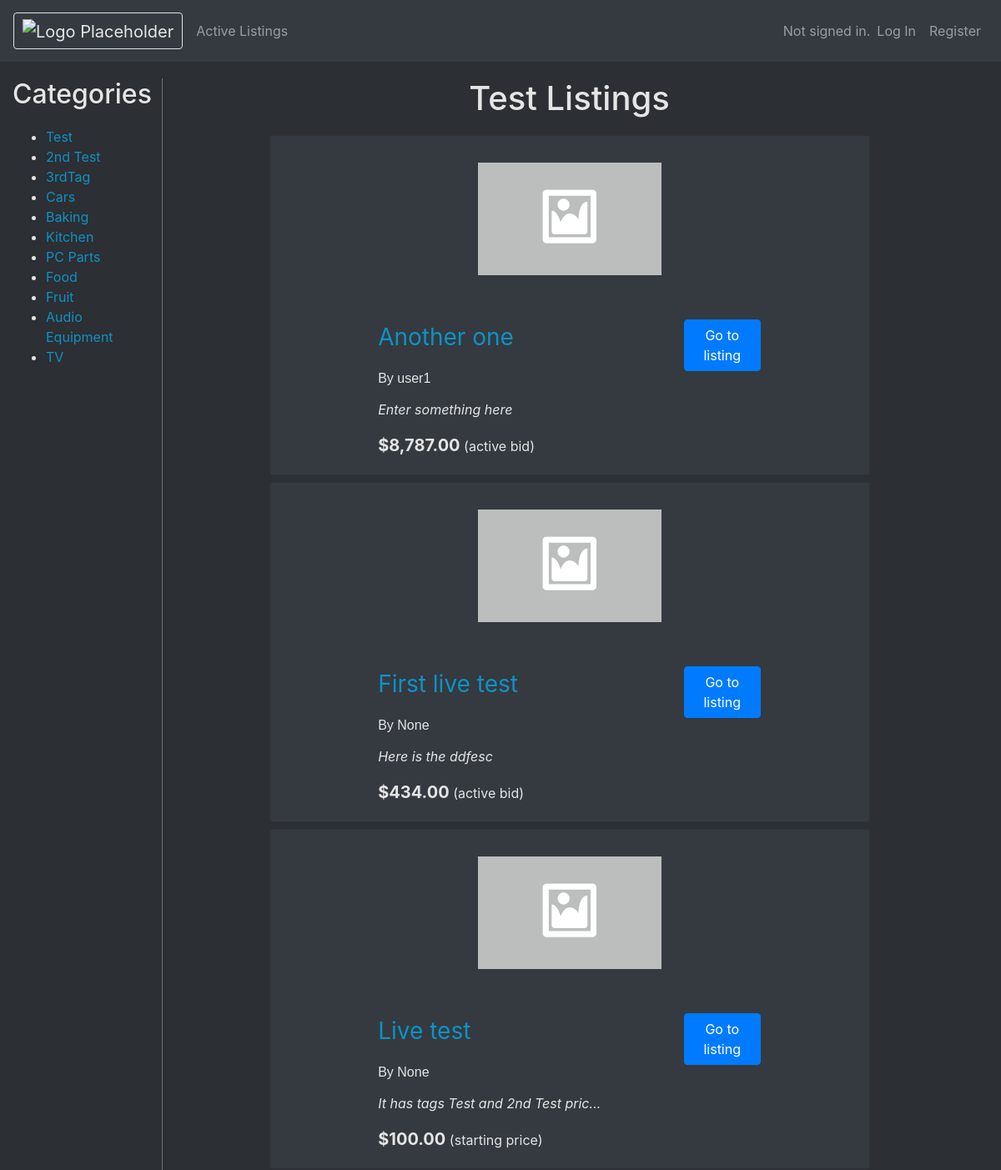
The page /search/Test (upper part) on the database as committed earlier.
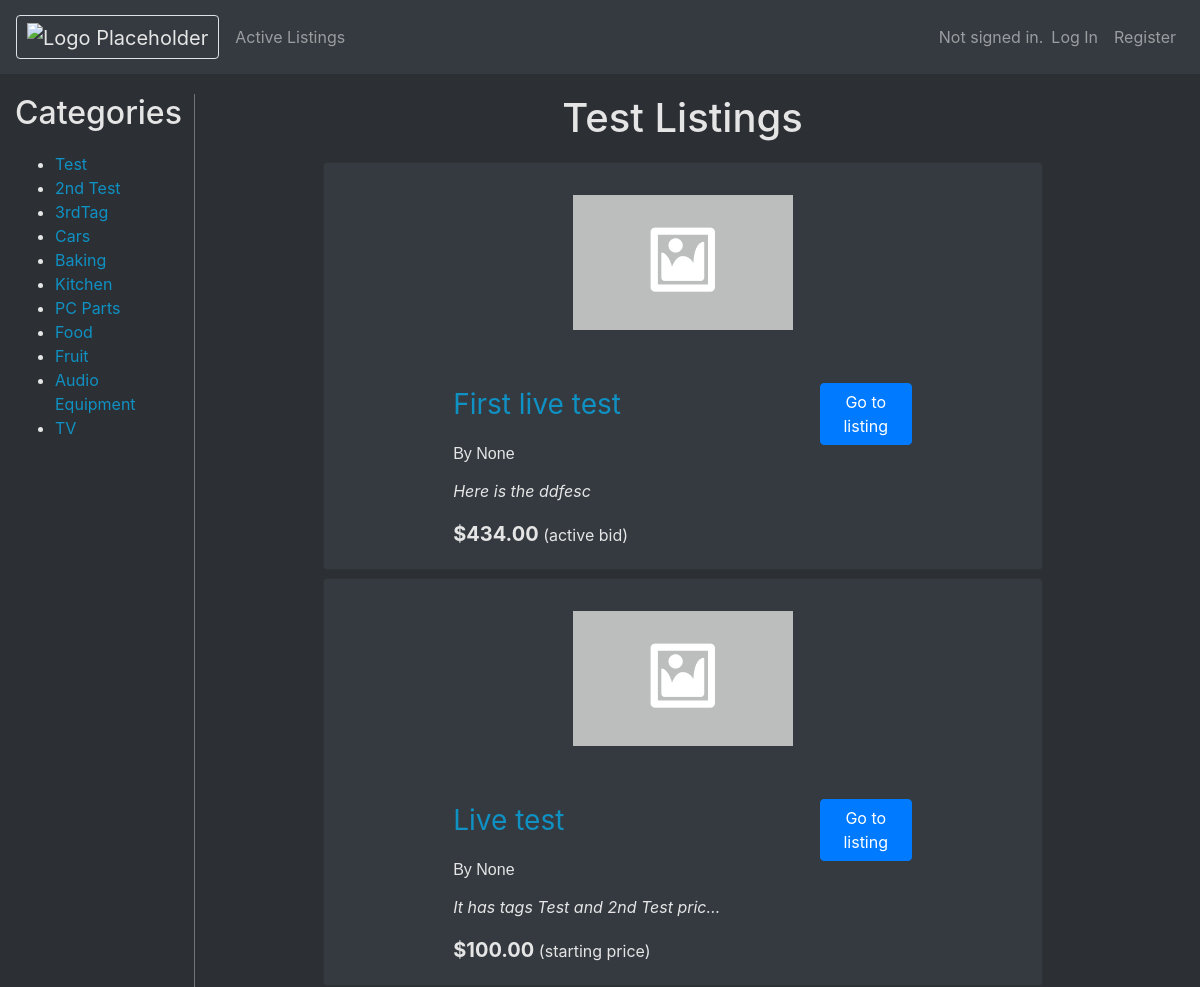
The same page on the database as committed later.
### auctions/models.py (models this page shows)
class Category(models.Model):
    tag = models.CharField(max_length=35)
    def __str__(self):
        return self.tag

class Listing(models.Model):
    creator = models.ForeignKey(User, null=True, blank=True, on_delete=models.CASCADE, related_name="userListings")
    title = models.CharField(max_length=50)
    description = models.TextField(max_length=1000, default="")
    price = models.FloatField(default=0)
    isActive = models.BooleanField(default=True)
    photoUrl = models.URLField(blank=True, null=True)
    highestBid = models.FloatField(blank=True, max_length=11, null=True)
    categories = models.ManyToManyField(Category, related_name="categories")
    def __str__(self):
        return self.title
    def usd(self):
        return f"${self.price:,.2f}"
    def usdBid(self):
        return f"${self.highestBid:,.2f}"

class User(AbstractUser):
    watchlist = models.ManyToManyField("Listing", related_name="watchlisted")
    pass

### auctions/views.py (the view)
# urls.py: path("search/<str:search>", views.displayCategory, name="search"),
def displayCategory(request, search):
        try:
            categories = Category.objects.all()
            tag = Category.objects.get(tag=search)
            filterArgs = { 'categories': tag, 'isActive': True}
            taggedListings = Listing.objects.filter(**filterArgs)
        except Exception as error:
            return render(request, "auctions/error.html", {
                "error": error
            })
        return render(request, "auctions/displayCategory.html", {
            "taggedListings": taggedListings,
            "categories": categories,
            "displayCategory": search
        })

### auctions/templates/auctions/displayCategory.html
{% extends "auctions/layout.html" %}
{% block body %}
<div class="row col">
    <div class="col-2 border-right border-secondary">
        <h2 class="categories-Sidebar">Categories</h2>
        <ul>
            {% for category in categories %}
                <li><a href="{% url 'search' search=category %}"> {{ category }} </a></li>
            {% endfor %}
        </ul>
    </div>
    <main class="col-8 bd-content offset-md-1">
        <h1 class="listing-page-title">{{ displayCategory }} Listings</h1>
        {% for listing in taggedListings %}
        <div class="container-fluid">
            <div class="card text-white bg-dark mb-2">
                <div class="row justify-content-center">
                    <div class="listing-img-container col-sm-2">
                        {% if listing.photoUrl %}
                        <img class="listing-img card-img-top" src="{{ listing.photoUrl }}" alt="{{ listing }} image">
                        {% else %}
                        {% load static %}
                        <img class="listing-img card-img-top" src="{% static 'auctions/placeholder.png' %}" alt="{{ listing }} image">
                        {% endif %}
                    </div>
                    <div class="card-body col-sm-8">
                        <div class="row">
                            <div class="col-9 justify-content-start">
                                <a class="card-title listing-title" href="{% url 'listing' id=listing.id %}">{{ listing }}</a>
                            </div>
                            <div class="col-3 justify-content-end">
                                <a href="{% url 'listing' id=listing.id %}"  class="btn btn-primary">Go to listing</a>
                            </div>
                        </div>
                    <p style="font: caption;">By {{ listing.creator }}</p>
                    <p class="card-text listing-card-description">{{ listing.description }}</p>
                    {% if listing.highestBid %}
                        <p class="card-text"><span class="card-text listing-price">{{ listing.usdBid }}</span> (active bid)</p>
                    {% else %}
                        <p class="card-text"><span class="card-text listing-price">{{ listing.usd }}</span> (starting price)</p>
                    {% endif %}
                    </div>
                </div>
            </div>
        </div>
        {% endfor %}
    </main>
</div>
{% endblock %}

Rows that differ between the two databases and show on the page:
no longer on this page (row edited): Listing: title "Another one", creator "user1", description "Enter something here", usdBid "$8,787.00"
